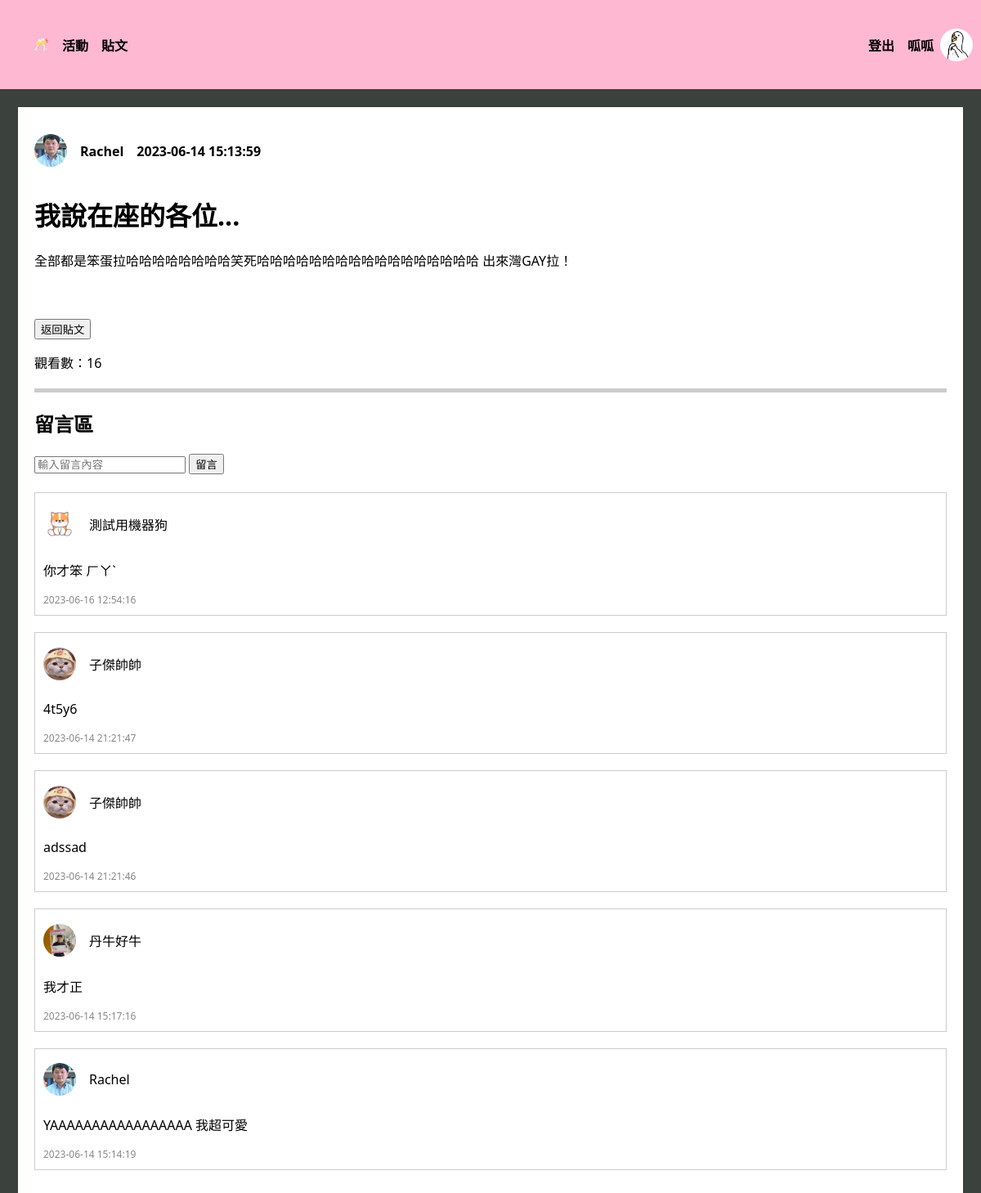
The page /post/posts/17 (signed in) on the database as committed earlier.
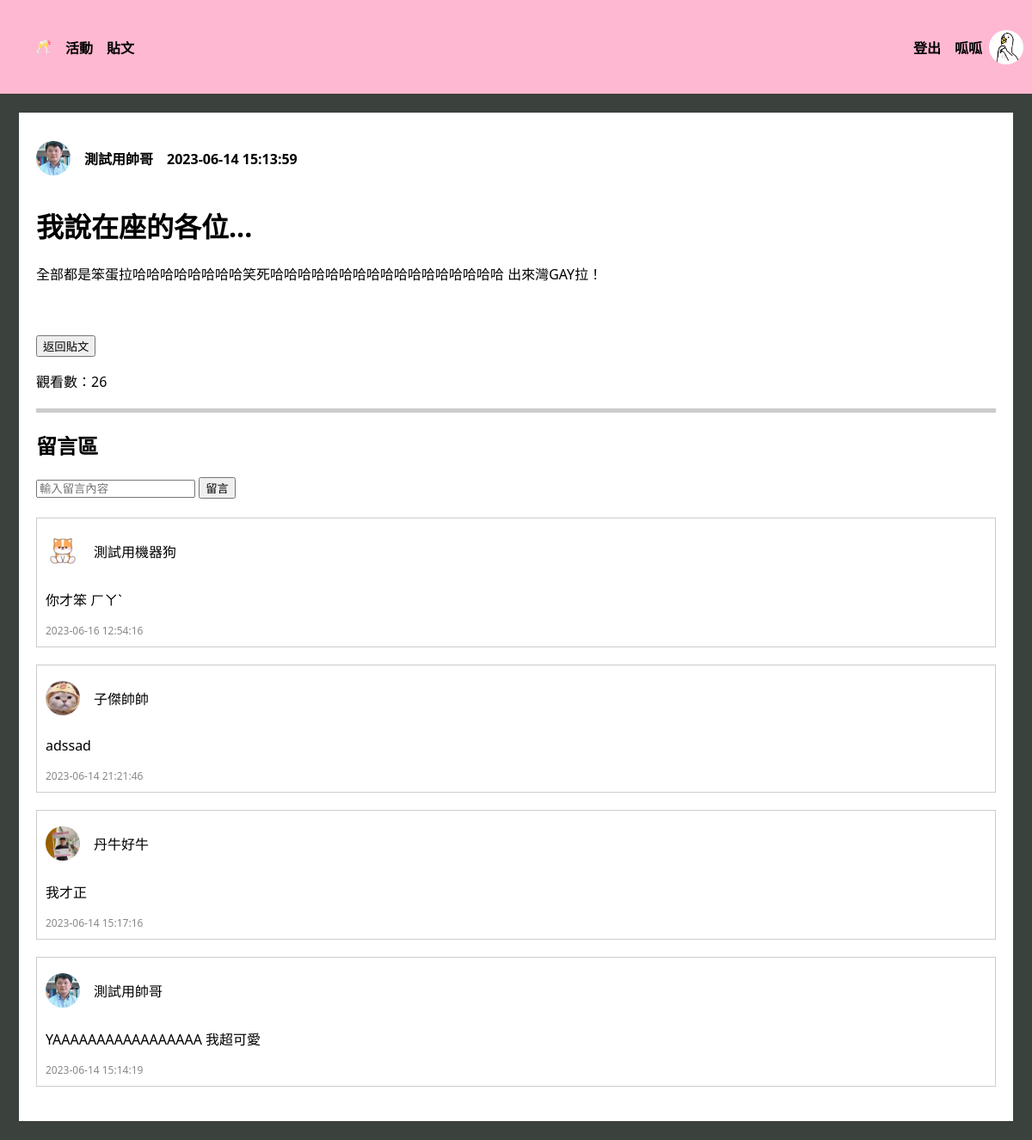
The same page on the database as committed later.
### tables this page shows
CREATE TABLE "User" (
	"userID"	INTEGER,
	"password"	VARCHAR(10),
	"nickname"	VARCHAR(10) NOT NULL,
	"gender"	VARCHAR(1) NOT NULL,
	"birth"	TEXT,
	"cellphone"	VARCHAR(10),
	"email"	TEXT UNIQUE,
	"image" TEXT,
	PRIMARY KEY("userID" AUTOINCREMENT)
);

CREATE TABLE "Comment" (
	"commentID"	INTEGER,
	"commentPostID"	INTEGER,
	"commentUserID"	INTEGER,
	"commentTime"	TEXT,
	"commentContent"	TEXT,
	FOREIGN KEY("commentUserID") REFERENCES "User"("userID") ON DELETE CASCADE,
	FOREIGN KEY("commentPostID") REFERENCES "Post"("postID") ON DELETE CASCADE,
	PRIMARY KEY("commentID" AUTOINCREMENT)
);

### crud/crudPost.py (the view)
@post_bp.route("/posts/<string:sortmethod>", methods=["GET", "POST"])
def posts_method(sortmethod):
    userID = session["userID"]
    searching_value = ""
    if sortmethod == "newest" or sortmethod == "None":
        sortmethod = "newest"
        con = sql.connect("funCrew_db.db")
        con.row_factory = sql.Row
        cur = con.cursor()
        cur.execute(
            "SELECT * FROM Post, User WHERE postUserID = userID ORDER BY postTime DESC"
        )
        posts = cur.fetchall()
        con.commit()
        con.close()
    elif sortmethod == "mostView":
        con = sql.connect("funCrew_db.db")
        con.row_factory = sql.Row
        cur = con.cursor()
        cur.execute(
            "SELECT * FROM Post, User WHERE postUserID = userID ORDER BY postView DESC"
        )
        posts = cur.fetchall()
        con.commit()
        con.close()
    elif sortmethod == "hotest":
        con = sql.connect("funCrew_db.db")
        con.row_factory = sql.Row
        cur = con.cursor()
        cur.execute(
            "SELECT * FROM Post, User LEFT JOIN Comment ON postID=commentPostID WHERE postUserID=userID GROUP BY postID ORDER BY count(commentPostID) DESC"
        )
        posts = cur.fetchall()
        con.commit()
        con.close()
    elif sortmethod == "searching":
        if request.form.get("searching_value"):
            searching_value = request.form.get("searching_value")
        elif request.args.get("searching_value"):
            searching_value = request.args.get("searching_value")
        searching_exp = "%" + searching_value + "%"
        con = sql.connect("funCrew_db.db")
        con.row_factory = sql.Row
        cur = con.cursor()
        cur.execute(
            "SELECT * FROM Post, User WHERE postUserID = userID AND (postTitle LIKE ? OR nickName LIKE ?)",
            (
                searching_exp,
                searching_exp,
            ),
        )
        posts = cur.fetchall()
        con.commit()
        con.close()
    elif sortmethod == "my_posts":
        con = sql.connect("funCrew_db.db")
        con.row_factory = sql.Row
        cur = con.cursor()
        cur.execute(
            "SELECT * FROM Post WHERE postUserID = ? ORDER BY postTime DESC", (userID,)
        )
        posts = cur.fetchall()
        con.commit()
        con.close()
    return render_template(
        "posts.html",
        nickname=get_nickname(userID),
        avatar=get_avatar_path(userID),
        posts=posts,
        userID=userID,
        sortmethod=sortmethod,
        searching_value=searching_value,
    )

### templates/post_detail.html (shortened to what this page needs)
<!DOCTYPE html>
<html lang="zh-Hant-TW">
<head>
</head>
<body>
    <div class="nav_bar">
        <ul>
            <li><a href="/home"> 🥂 </a></li>
            <li><a href="/activity/activities/signingUp">活動</a></li>
            <li><a href="/post/posts/newest">貼文</a></li>
        </ul>
        <div class="header-right">
            <li style="list-style: none;"><a href="/user/logout">登出</a></li>
            <div class="user-info">
                <h4><a href="/user/personalInfo">{{ origin_username }}</a></h4></button>
                <img src="{{ url_for('static', filename='images/avatars/' + origin_user_image[0]) }}" alt="大頭貼">
            </div>
        </div>
    </div>
    <div class="post-wrapper">
        <div class="user-info">
            <img src="{{ url_for('static', filename='images/avatars/' + user_image[0]) }}" alt="大頭貼">
            <h4>　<a href="/user/info/{{post['postUserID']}}">{{ post['nickname'] }}</a>　{{ post['postTime'] }}</h4>
        </div>
        <h1>{{ post['postTitle'] }}</h1>
        <p>{{ post['postContent'] }}</p>
        <br><br>
        {% if searching_value %}
        <button><a href="/post/posts/{{sortmethod}}?searching_value={{searching_value}}">返回</a></button>
        {% else %}
        <button><a href="/post/posts/{{sortmethod}}">返回貼文</a></button>
        {% endif %}
        <p>觀看數：{{views}}</p>
        <div class="separator"></div>
        <h2>留言區</h2>
        <form action="/post/posts/{{ postID }}" method="post">
            <div class="input">
                <input type="text" name="content" placeholder="輸入留言內容" required>
                <button type="submit">留言</button>
            </div>
        </form>
        <br>
        {% for comment in comments %}
        <div class="post">
            <div class="content">
                <div class="user-info">
                    <img src="{{ url_for('static', filename='images/avatars/' + comment['image']) }}" alt="大頭貼">
                    <p><a href="/user/info/{{ comment['commentUserID'] }}">{{ comment['nickname'] }}</a></p>
                </div>
                <p>{{ comment['commentContent'] }}</p>
            </div>
            <div class="info">
                <span>{{ comment['commentTime'] }}</span>
            </div>
        </div>
        {% endfor %}
    </div>
</body>

Rows that differ between the two databases and show on the page:
removed Comment: image (picture), nickname "子傑帥帥", commentContent "4t5y6", commentTime "2023-06-14 21:21:47"
changed User: nickname "Rachel" → "測試用帥哥"
changed through a linked row, Comment "YAAAAAAAAAAAAAAAAA 我超可愛": nickname "Rachel" → "測試用帥哥"
Other text that changed with them:
{{ views }}: "16" → "26"
